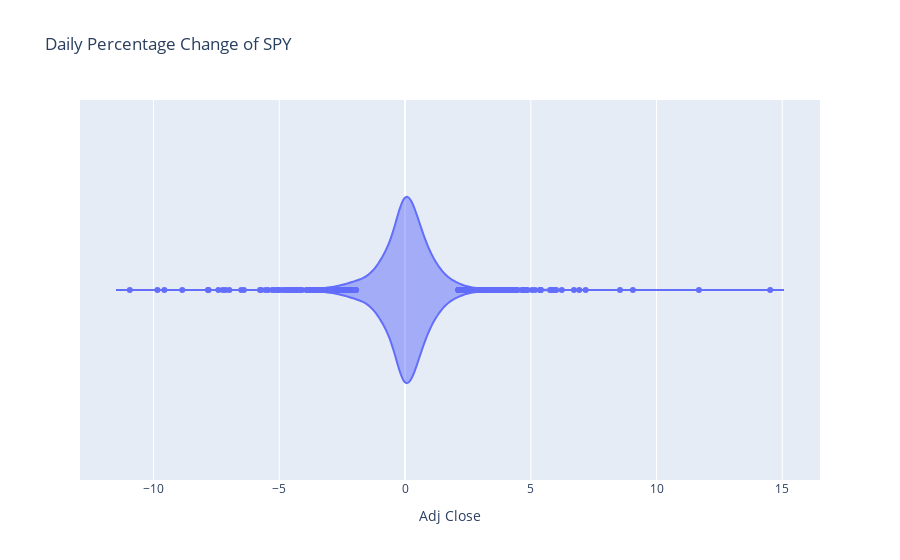

The notebook cell saved with this chart:
### Code cell
SPY_violin = px.violin(SPY.reset_index(), x = "Adj Close", orientation="h", 
labels={"variable":" ",
"value":"Percentage Change"},
title="Daily Percentage Change of SPY", hover_data=['Adj Close', 'Date_str'])

SPY_violin.show()

### Figure 1 — Plotly figure (JSON) as saved in the notebook; plotly's stock layout.template omitted (floating-point values rounded to 4 significant figures; data arrays with more than 128 entries replaced by an {"elided": "..."} marker saying what was removed)
{"data": [{"alignmentgroup": "True", "box": {"visible": false}, "customdata": {"elided": "7124x1 str values"}, "hovertemplate": "Adj Close=%{x}<br>Date_str=%{customdata[0]}<extra></extra>", "legendgroup": "", "marker": {"color": "#636efa"}, "name": "", "offsetgroup": "", "orientation": "h", "scalegroup": "True", "showlegend": false, "type": "violin", "x": {"elided": "7124 float values"}, "x0": " ", "xaxis": "x", "y0": " ", "yaxis": "y"}], "layout": {"legend": {"tracegroupgap": 0}, "title": {"text": "Daily Percentage Change of SPY"}, "violinmode": "group", "xaxis": {"anchor": "y", "domain": [0, 1], "title": {"text": "Adj Close"}}, "yaxis": {"anchor": "x", "domain": [0, 1]}}}
